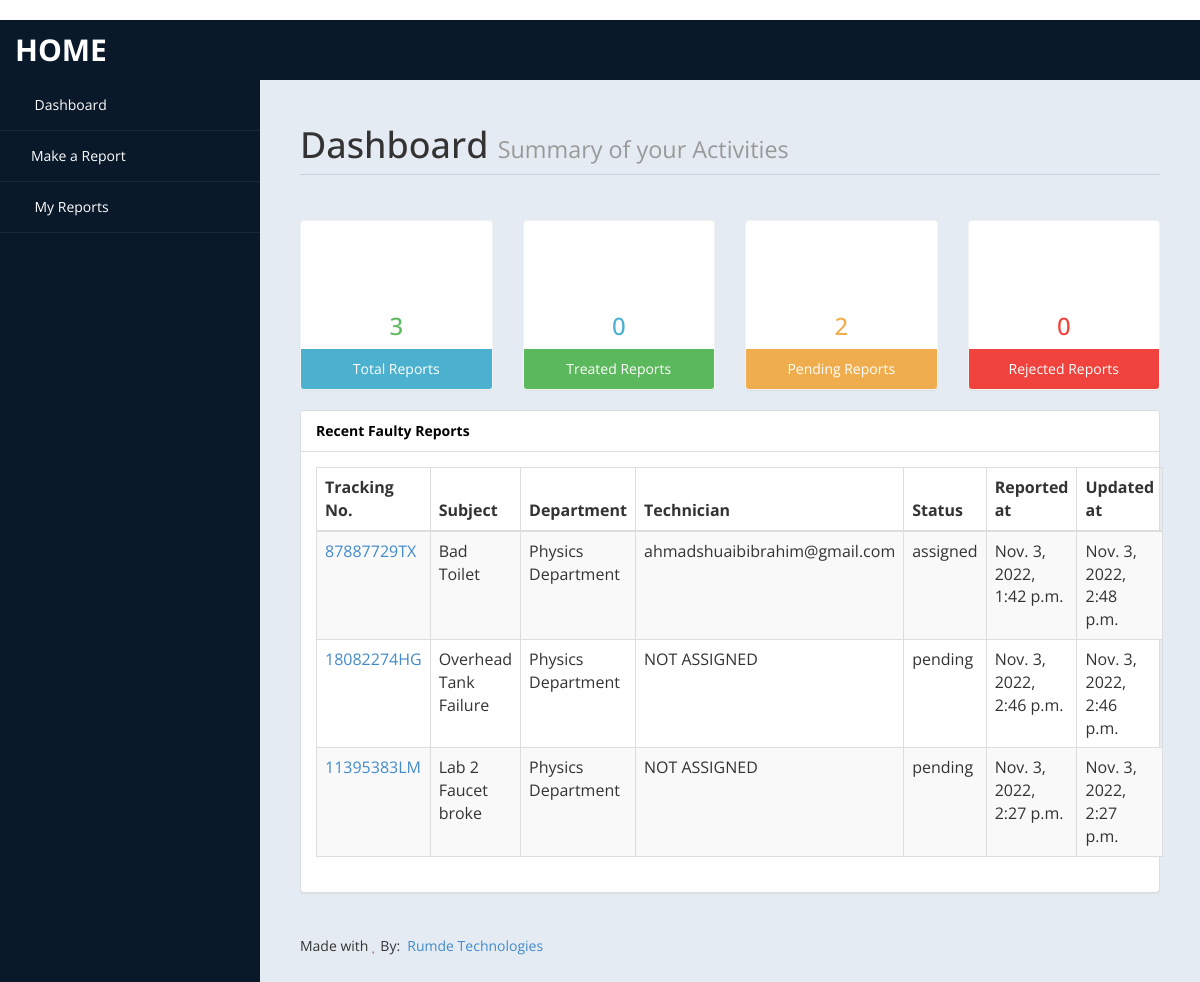
Page /dashboard/student/ (signed in) on the committed database.
### facility/models.py (models this page shows, shortened)
class Report(TimeStampedModel):
    tracking_number = models.CharField(max_length=10, default=genserial)
    actor = models.ForeignKey(
        "accounts.User", on_delete=models.PROTECT, limit_choices_to=Q(user_type="student"),
        related_name="faulty_reports"
    )
    subject = models.CharField(max_length=50)
    department = models.ForeignKey(
        "accounts.Department", on_delete=models.PROTECT, limit_choices_to=Q(status="active")
    )
    photo = models.ImageField(blank=True, null=True, upload_to="faulty_report")
    note = models.TextField()
    status = models.CharField(
        max_length=50, choices=REPOT_STATUS_CHOICE, default="pending")
    technician = models.ForeignKey(
        "accounts.User", on_delete=models.PROTECT, limit_choices_to=Q(user_type="technician"),
        related_name="tasks",
        blank=True, null=True,
    )
    history = HistoricalRecords(bases=[TimeStampedModel])
    class Meta:
        verbose_name = "Faulty Report"
        verbose_name_plural = "Faulty Reports"
        ordering = ("-updated", )
    def get_absolute_url(self):
        return reverse("facility:report-details", kwargs={"uid": self.tracking_number})

### accounts/models.py (models this page shows, shortened)
class Department(TimeStampedModel):
    uid = models.CharField(max_length=10, default=genserial)
    title = models.CharField(max_length=100)
    sub_title = models.CharField(max_length=100, blank=True, null=True)
    image = models.ImageField(
        upload_to="department/images", blank=True, null=True)
    address = models.TextField()
    state = models.CharField(max_length=50, choices=NIGERIA_STATES)
    status = models.CharField(
        max_length=50, choices=STATUS_CHOICE, default="pending")
    history = HistoricalRecords(bases=[TimeStampedModel])
    class Meta:
        verbose_name = "Department"
        verbose_name_plural = "Departments"
        ordering = ("-updated", )
    def __str__(self) -> str:
        return f"{self.title}"

class User(AbstractBaseUser, PermissionsMixin, TimeStampedModel):
    email = models.EmailField(_('email address'), unique=True)
    first_name = models.CharField(_('first name'), max_length=30,)
    other_name = models.CharField(_('other name'), max_length=30, blank=True)
    last_name = models.CharField(_('last name'), max_length=30, blank=True)
    user_type = models.CharField(max_length=255, choices=USER_TYPE_CHOICE, default="student")
    gender = models.CharField(
        max_length=15, choices=GENDER_CHOICE, default="others")
    phone_number=models.CharField(max_length = 15, blank = True, null = True,)
    image = models.ImageField(upload_to="profile_pics", null=True, blank=True)
    dob = models.DateField(null=True, blank=True)
    country = CountryField(multiple=False, null=True, blank=True)
    state = models.CharField(max_length=255, null=True, blank=True)
    city = models.CharField(max_length=100, null=True, blank=True)
    date_joined = models.DateTimeField(_('date joined'), auto_now_add=True)
    department = models.ForeignKey("accounts.Department", blank=True, null=True,
                               on_delete=models.SET_NULL , related_name="staffs")
    is_staff = models.BooleanField(
        _('staff status'),
        default=False,
        help_text=_(
            'Designates whether the user can log into this admin site.'),
    )
    is_active = models.BooleanField(_('active'), default=False)
    objects = UserManager()
    USERNAME_FIELD = "email"
    REQUIRED_FIELDS = ["first_name"]
    class Meta:
        verbose_name = _('user')
        verbose_name_plural = _('users')
        ordering = ("-updated", )
    def __str__(self):
        return self.email

### accounts/views.py (the view)
class StudentDashboardView(LoginRequiredMixin, View):
    template_name = "accounts/student/dashboard.html"
    def get(self, *args, **kwargs):
        user = self.request.user
        all_reports = user.faulty_reports.all()
        context = {
            "all_reports": all_reports,
            "total_reports": all_reports.count(),
            "treated_reports": all_reports.filter(status="treated").count(),
            "pending_reports": all_reports.filter(status="pending").count(),
            "rejected_reports": all_reports.filter(status="rejected").count(),
        }
        return render(
            self.request, template_name=self.template_name, context=context
        )

### templates/accounts/student/dashboard.html (shortened to what this page needs)
﻿{% extends 'accounts/student/base.html' %}
{% load static %}
{% load humanize %}
{% block content %}
<div id="page-wrapper">
    <div id="page-inner">
        <div class="row">
            <div class="col-md-12">
                <h1 class="page-header">
                    Dashboard <small>Summary of your Activities</small>
                </h1>
            </div>
        </div>
        <div class="row">
            <div class="col-md-3 col-sm-12 col-xs-12">
                <div class="panel panel-primary text-center no-boder bg-color-green">
                    <div class="panel-body">
                        <i class="fa fa-list-alt fa-5x"></i>
                        <h3>{{total_reports|intcomma}}</h3>
                    </div>
                    <div class="panel-footer back-footer-blue">
                        Total Reports
                    </div>
                </div>
            </div>
            <div class="col-md-3 col-sm-12 col-xs-12">
                <div class="panel panel-primary text-center no-boder bg-color-blue">
                    <div class="panel-body">
                        <i class="fa fa-check fa-5x"></i>
                        <h3>{{treated_reports|intcomma}} </h3>
                    </div>
                    <div class="panel-footer back-footer-green">
                        Treated Reports
                    </div>
                </div>
            </div>
            <div class="col-md-3 col-sm-12 col-xs-12">
                <div class="panel panel-primary text-center no-boder bg-color-brown">
                    <div class="panel-body">
                        <i class="fa fa-clock-o fa-5x"></i>
                        <h3>{{pending_reports|intcomma}}</h3>
                    </div>
                    <div class="panel-footer back-footer-brown">
                        Pending Reports
                    </div>
                </div>
            </div>
            <div class="col-md-3 col-sm-12 col-xs-12">
                <div class="panel panel-primary text-center no-boder bg-color-red">
                    <div class="panel-body">
                        <i class="fa fa-times fa-5x"></i>
                        <h3>{{rejected_reports|intcomma}}</h3>
                    </div>
                    <div class="panel-footer back-footer-red">
                        Rejected Reports
                    </div>
                </div>
            </div>
        </div>
        <div class="row">
            <div class="col-md-12 col-sm-12 col-xs-12">
                <div class="panel panel-default">
                    <div class="panel-heading">
                       Recent Faulty Reports
                    </div>
                    <div class="panel-body">
                        <div class="table-responsive">
                            <table class="table table-striped table-bordered table-hover">
                                <thead>
                                    <tr>
                                        <th>Tracking No.</th>
                                        <th>Subject</th>
                                        <th>Department</th>
                                        <th>Technician</th>
                                        <th>Status</th>
                                        <th>Reported at</th>
                                        <th>Updated at</th>
                                    </tr>
                                </thead>
                                <tbody>
                                    {% for report in all_reports %}
                                    <tr>
                                        <td><a href="{{report.get_absolute_url}}">{{report.tracking_number}}</a></td>
                                        <td>{{report.subject}}</td>
                                        <td>{{report.department}}</td>
                                        <td>
                                            {% if report.technician %}
                                            {{report.technician}}
                                            {% else %}
                                            NOT ASSIGNED
                                            {% endif %}
                                        </td>
                                        <td>{{report.status}}</td>
                                        <td>{{report.timestamp}}</td>
                                        <td>{{report.updated}}</td>
                                    </tr>
                                    {% endfor %}
                                </tbody>
                            </table>
                        </div>
                    </div>
                </div>
            </div>
        </div>
        <footer><p> Made with <i class="fa fa-heart text-danger"></i> By: &nbsp;<a href="https://Rumde.com/" target="_blank">Rumde Technologies</a></p></footer>
    </div>
</div>
{% endblock content %}

### static/assets/css/custom-styles.css (style rules this page uses)
body { font-family: 'Open Sans', sans-serif; }
#page-wrapper { padding: 15px 15px; min-height: 600px; background:#E5EBF2; }
#page-inner { width:100%; margin:10px 20px 10px 0px; background-color:transparent; padding:10px; min-height:1200px; }
.text-center { text-align:center; }
.no-boder { border:1px solid #f3f3f3; }
h1, .h1, h2, .h2, h3, .h3 { margin-top: 7px; margin-bottom: -5px; }
p { font-size:16px; line-height:25px; padding-top:20px; }
.page-header { padding-bottom: 9px; margin: 10px 0 45px; border-bottom: 1px solid #C7D1DD; }
.panel-default > .panel-heading { color: #000; background-color: #FFFFFF; border-color: #ddd; font-weight:bold; }
.bg-color-green { background-color: #fff; color: #5cb85c; }
.bg-color-blue { background-color: #fff; color: #4CB1CF }
.bg-color-red { background-color: #fff; color:#F0433D; }
.bg-color-brown { background-color: #fff; color:#f0ad4e; }
.back-footer-green { background-color: #5cb85c; color:#fff; border-top: 0px solid #fff; }
.back-footer-red { background-color: #F0433D; color:#fff; border-top: 0px solid #fff; }
.back-footer-blue { background-color: #4CB1CF; color:#fff; border-top: 0px solid #fff; }
.back-footer-brown { background-color: #f0ad4e; color:#fff; border-top: 0px solid #fff; }
footer p { font-size: 14px; }
@media (min-width:768px) { #page-wrapper { margin: 0 0 0 260px; padding: 15px 30px; min-height: 1200px; } }

### rows in the picture
Report: tracking_number "87887729TX", subject "Bad Toilet", department "Physics Department", technician "ahmadshuaibibrahim@gmail.com", status "assigned", timestamp "Nov. 3, 2022, 1:42 p.m.", updated "Nov. 3, 2022, 2:48 p.m."
Report: tracking_number "18082274HG", subject "Overhead Tank Failure", department "Physics Department", shows "NOT ASSIGNED", status "pending", timestamp "Nov. 3, 2022, 2:46 p.m.", updated "Nov. 3, 2022, 2:46 p.m."
Report: tracking_number "11395383LM", subject "Lab 2 Faucet broke", department "Physics Department", shows "NOT ASSIGNED", status "pending", timestamp "Nov. 3, 2022, 2:27 p.m.", updated "Nov. 3, 2022, 2:27 p.m."

### other values in the picture
{{ total_reports|intcomma }} "3"
{{ treated_reports|intcomma }} "0"
{{ pending_reports|intcomma }} "2"
{{ rejected_reports|intcomma }} "0"
